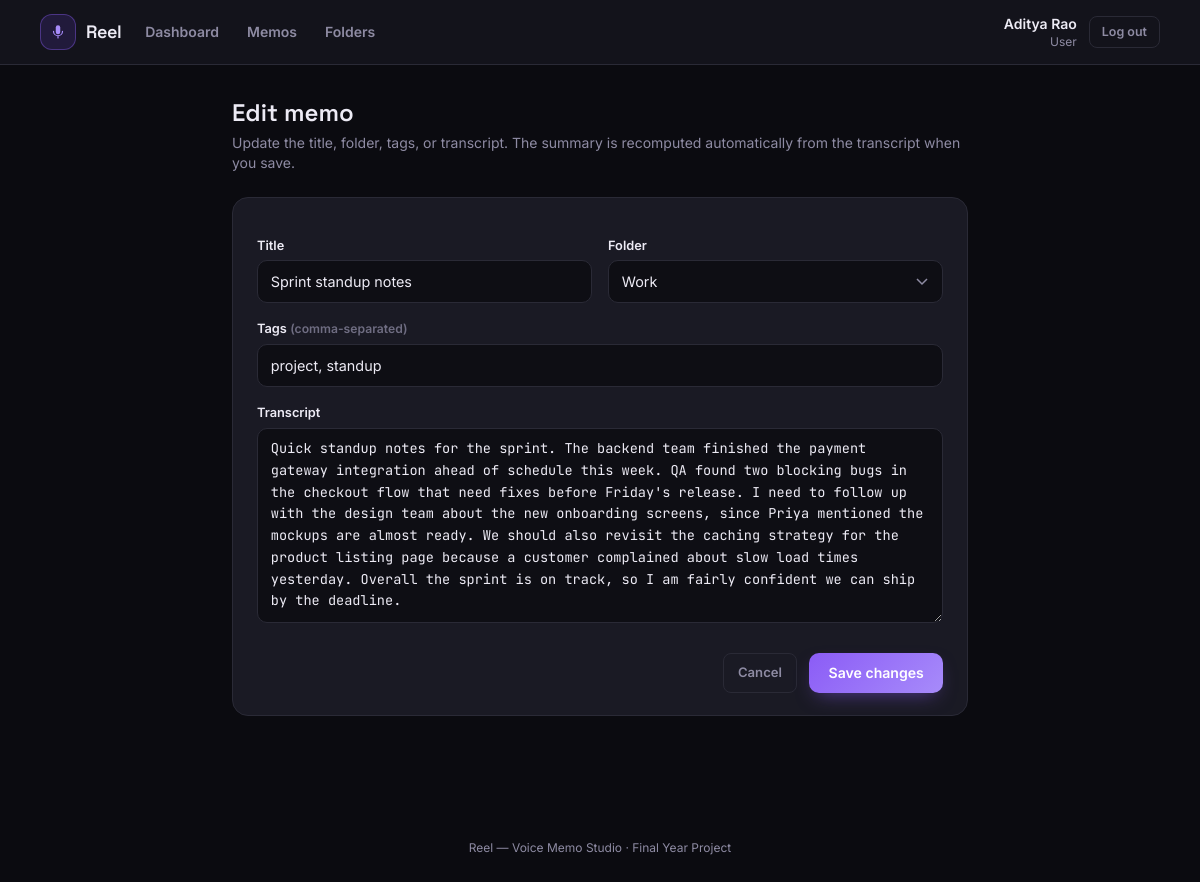
Screenshot of /index.php?route=user/memos/edit&id=1 (signed in) with the database file from the repository.
### tables this page shows
CREATE TABLE memos (
    id                INT AUTO_INCREMENT PRIMARY KEY,
    user_id           INT NOT NULL,
    folder_id         INT NULL,
    title             VARCHAR(150) NOT NULL,
    audio_path        VARCHAR(255) NOT NULL,
    audio_mime        VARCHAR(100) NOT NULL,
    duration_seconds  INT NOT NULL DEFAULT 0,
    source            ENUM('recorded','uploaded') NOT NULL DEFAULT 'recorded',
    transcript        MEDIUMTEXT NULL,
    summary           MEDIUMTEXT NULL,
    is_starred        TINYINT(1) NOT NULL DEFAULT 0,
    created_at        DATETIME NOT NULL DEFAULT CURRENT_TIMESTAMP,
    updated_at        DATETIME NOT NULL DEFAULT CURRENT_TIMESTAMP ON UPDATE CURRENT_TIMESTAMP,
    FOREIGN KEY (user_id) REFERENCES users(id) ON DELETE CASCADE,
    FOREIGN KEY (folder_id) REFERENCES folders(id) ON DELETE SET NULL,
    KEY idx_memos_user_created (user_id, created_at)
);

CREATE TABLE folders (
    id            INT AUTO_INCREMENT PRIMARY KEY,
    user_id       INT NOT NULL,
    name          VARCHAR(60) NOT NULL,
    created_at    TIMESTAMP NOT NULL DEFAULT CURRENT_TIMESTAMP,
    UNIQUE KEY uniq_user_folder (user_id, name),
    FOREIGN KEY (user_id) REFERENCES users(id) ON DELETE CASCADE
);

### app/controllers/UserController.php (called while the page is built, shortened)
<?php
require_once __DIR__ . '/../models/Memo.php';
require_once __DIR__ . '/../models/Folder.php';
require_once __DIR__ . '/../models/Tag.php';
class UserController
{
    public function editMemo(): void
    {
        $id = (int)($_GET['id'] ?? 0);
        $memo = Memo::find($id, Auth::id());
        $old = [
            'title'      => $memo['title'],
            'transcript' => $memo['transcript'],
            'tags'       => implode(', ', $memo['tags']),
            'folder_id'  => $memo['folder_id'],
        ];
        $folders = Folder::forUser(Auth::id());
        require __DIR__ . '/../views/user/memo_edit.php';
    }
}

### public/index.php (called while the page is built, shortened)
<?php
require_once __DIR__ . '/../core/helpers.php';
require_once __DIR__ . '/../core/Database.php';
require_once __DIR__ . '/../core/Auth.php';
require_once __DIR__ . '/../app/models/Folder.php';
require_once __DIR__ . '/../app/models/Tag.php';
require_once __DIR__ . '/../app/models/Memo.php';
require_once __DIR__ . '/../app/controllers/UserController.php';
$router = new Router();
$router->get('login', fn() => (new AuthController())->showLogin());
$router->post('login', fn() => (new AuthController())->login());
$router->post('logout', fn() => (new AuthController())->logout());
$router->get('user/dashboard', fn() => (new UserController())->dashboard());
$router->get('user/memos', fn() => (new UserController())->memos());
$router->get('user/memos/new', fn() => (new UserController())->newMemo());
$router->post('user/memos/store', fn() => (new UserController())->store());
$router->get('user/memos/view', fn() => (new UserController())->viewMemo());
$router->get('user/memos/audio', fn() => (new UserController())->audio());
$router->get('user/memos/edit', fn() => (new UserController())->editMemo());
$router->post('user/memos/update', fn() => (new UserController())->update());
$router->post('user/memos/delete', fn() => (new UserController())->delete());
$router->post('user/memos/star', fn() => (new UserController())->star());
$router->post('user/memos/summarize-preview', fn() => (new UserController())->summarizePreview());
$router->get('user/folders', fn() => (new UserController())->folders());
$router->post('user/folders/store', fn() => (new UserController())->folderStore());
$router->post('user/folders/delete', fn() => (new UserController())->folderDelete());
$router->get('admin/dashboard', fn() => (new AdminController())->dashboard());
$router->get('admin/users', fn() => (new AdminController())->users());
$router->post('admin/users/status', fn() => (new AdminController())->userStatus());
$router->get('admin/users/overview', fn() => (new AdminController())->userOverview());
$route = $_GET['route'] ?? '';
$router->dispatch($_SERVER['REQUEST_METHOD'], $route);

### core/Router.php (called while the page is built, shortened)
<?php
class Router
{
    private array $routes = ['GET' => [], 'POST' => []];
    public function get(string $route, callable $handler): void
    {
        $this->routes['GET'][$route] = $handler;
    }
    public function post(string $route, callable $handler): void
    {
        $this->routes['POST'][$route] = $handler;
    }
    public function dispatch(string $method, string $route): void
    {
        $handler = $this->routes[$method][$route] ?? null;
        try {
            $handler();
        } catch (Throwable $e) {
            error_log($e->getMessage());
            http_response_code(500);
            require __DIR__ . '/../app/views/errors/500.php';
        }
    }
}

### core/Auth.php (called while the page is built, shortened)
<?php
require_once __DIR__ . '/Database.php';
class Auth
{
    public static function id(): ?int
    {
        return $_SESSION['user_id'] ?? null;
    }
}

### core/Database.php (called while the page is built)
<?php
class Database
{
    private static ?PDO $instance = null;
    public static function connect(): PDO
    {
        if (self::$instance === null) {
            $config = require __DIR__ . '/../config/database.php';
            $dsn = sprintf(
                'mysql:host=%s;port=%d;dbname=%s;charset=%s',
                $config['host'],
                $config['port'],
                $config['database'],
                $config['charset']
            );
            self::$instance = new PDO($dsn, $config['username'], $config['password'], [
                PDO::ATTR_ERRMODE            => PDO::ERRMODE_EXCEPTION,
                PDO::ATTR_DEFAULT_FETCH_MODE => PDO::FETCH_ASSOC,
                PDO::ATTR_EMULATE_PREPARES   => false,
            ]);
        }
        return self::$instance;
    }
}

### app/models/Memo.php (called while the page is built, shortened)
<?php
require_once __DIR__ . '/../../core/Database.php';
require_once __DIR__ . '/Tag.php';
class Memo
{
    public static function find(int $id, int $userId): ?array
    {
        $stmt = Database::connect()->prepare(
            'SELECT m.*, f.name AS folder_name
             FROM memos m LEFT JOIN folders f ON f.id = m.folder_id
             WHERE m.id = ? AND m.user_id = ?'
        );
        $stmt->execute([$id, $userId]);
        $memo = $stmt->fetch();
        $memo['tags'] = Tag::forMemo($id);
        return $memo;
    }
}

### app/models/Tag.php (called while the page is built, shortened)
<?php
require_once __DIR__ . '/../../core/Database.php';
class Tag
{
    public static function forMemo(int $memoId): array
    {
        $stmt = Database::connect()->prepare(
            'SELECT t.name FROM tags t
             JOIN memo_tags mt ON mt.tag_id = t.id
             WHERE mt.memo_id = ? ORDER BY t.name'
        );
        $stmt->execute([$memoId]);
        return array_column($stmt->fetchAll(), 'name');
    }
}

### core/helpers.php (called while the page is built, shortened)
<?php
function e(mixed $value): string
{
    return htmlspecialchars((string)$value, ENT_QUOTES, 'UTF-8');
}
function old(array $data, string $key, string $default = ''): string
{
    return e($data[$key] ?? $default);
}

### app/models/Folder.php (called while the page is built, shortened)
<?php
require_once __DIR__ . '/../../core/Database.php';
class Folder
{
    public static function forUser(int $userId): array
    {
        $stmt = Database::connect()->prepare(
            'SELECT f.*, (SELECT COUNT(*) FROM memos m WHERE m.folder_id = f.id) AS memo_count
             FROM folders f WHERE f.user_id = ? ORDER BY f.name'
        );
        $stmt->execute([$userId]);
        return $stmt->fetchAll();
    }
}

### app/views/user/memo_edit.php (the view, shortened to what this page needs)
<?php
require __DIR__ . '/../partials/header.php';
require __DIR__ . '/../partials/navbar.php';
?>
<main class="max-w-3xl mx-auto px-4 py-8">
    <h1 class="font-display font-semibold text-2xl text-ink mb-1">Edit memo</h1>
    <p class="text-inkmute text-sm mb-6">Update the title, folder, tags, or transcript. The summary is recomputed automatically from the transcript when you save.</p>
    <form method="POST" action="/index.php?route=user/memos/update" class="card space-y-4">
        <div class="grid sm:grid-cols-2 gap-4">
            <div>
                <label class="field-label">Title</label>
                <input type="text" name="title" class="field-input" value="<?= old($old, 'title') ?>" maxlength="150">
            </div>
            <div>
                <label class="field-label">Folder</label>
                <select name="folder_id" class="field-select">
                    <?php foreach ($folders as $f): ?>
                        <option value="<?= (int)$f['id'] ?>" <?= (string)($old['folder_id'] ?? '') === (string)$f['id'] ? 'selected' : '' ?>><?= e($f['name']) ?></option>
                    <?php endforeach; ?>
                </select>
            </div>
        </div>
        <div>
            <label class="field-label">Tags <span class="field-hint">(comma-separated)</span></label>
            <input type="text" name="tags" class="field-input" value="<?= old($old, 'tags') ?>">
        </div>
        <div>
            <label class="field-label">Transcript</label>
            <textarea name="transcript" rows="8" class="field-textarea"><?= old($old, 'transcript') ?></textarea>
        </div>
        <div class="flex justify-end gap-3 pt-2">
            <a href="/index.php?route=user/memos/view&id=<?= (int)$memo['id'] ?>" class="btn-ghost">Cancel</a>
            <button type="submit" class="btn-primary">Save changes</button>
        </div>
    </form>
</main>
<?php require __DIR__ . '/../partials/footer.php'; ?>

### public/assets/css/style.css (style rules this page uses)
* { box-sizing: border-box; }
body { -webkit-font-smoothing: antialiased; }
h1, h2, h3, h4, .font-display { font-family: 'Space Grotesk', 'Inter', sans-serif; }
a { color: #A78BFA; text-decoration: none; }
.btn-primary { background: linear-gradient(135deg, #8B5CF6 0%, #A78BFA 100%); color: #fff; border-radius: 10px; padding: 0.6rem 1.2rem; font-weight: 600; font-size: 0.88rem; display: inline-flex; align-items: center; justify-content: center; gap: .45rem; border: none; cursor: pointer; box-shadow: 0 8px 20px -8px rgba(139,92,246,0.55); }
.btn-ghost { background: transparent; color: #8E8BA3; border: 1px solid #2A2A36; border-radius: 8px; padding: 0.42rem 0.9rem; font-weight: 600; font-size: 0.82rem; cursor: pointer; display: inline-flex; align-items: center; gap: .35rem; }
.card { background: #1A1A24; border: 1px solid #2A2A36; border-radius: 16px; padding: 1.35rem 1.5rem; margin-bottom: 1.25rem; }
.field-label { display:block; font-size: 0.8rem; font-weight: 600; color: #EDEBF5; margin-bottom: 0.35rem; }
.field-input, .field-textarea, .field-select { width: 100%; border: 1px solid #2A2A36; border-radius: 10px; padding: 0.6rem 0.8rem; font-size: 0.9rem; background: #0E0E14; color: #EDEBF5; font-family: 'Inter', sans-serif; }
.field-textarea { font-family: 'JetBrains Mono', monospace; font-size: 0.85rem; line-height: 1.6; }
.field-input::placeholder, .field-textarea::placeholder { color: #55536A; }
.field-hint { color: #6f6d82; font-size: 0.76rem; margin-top: 0.3rem; }
.field-select { appearance: none; background-repeat: no-repeat; background-position: right 0.85rem center; padding-right: 2.2rem; }

### rows the page displays
memos: title "Sprint standup notes", folder_id "Work", transcript "Quick standup notes for the sprint. The backend team finished the payment gateway integration ahead of schedule this week. QA found two blocking bugs in the checkout flow that need fixes before Friday's release. I need to follow up with the design team about the new onboarding screens, since Priya mentioned the mockups are almost ready. We should also revisit the caching strategy for the product listing page because a customer complained about slow load times yesterday. Overall the sprint is on track, so I am fairly confident we can ship by the deadline."

### other values shown
$label "Dashboard"
$label "Memos"
$label "Folders"
Auth::name() "Aditya Rao"
str_replace('_', ' ', $role ?? '') "User"
